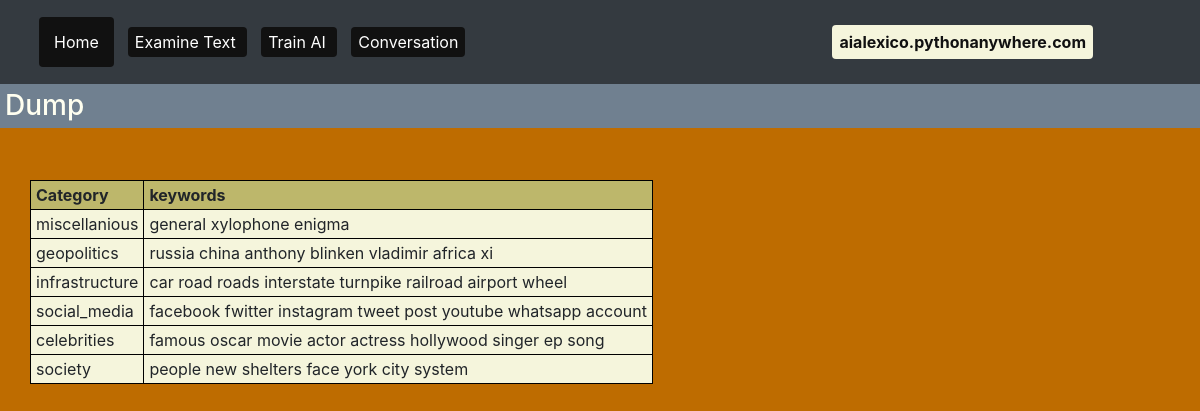
The page /dump on the database as committed earlier.
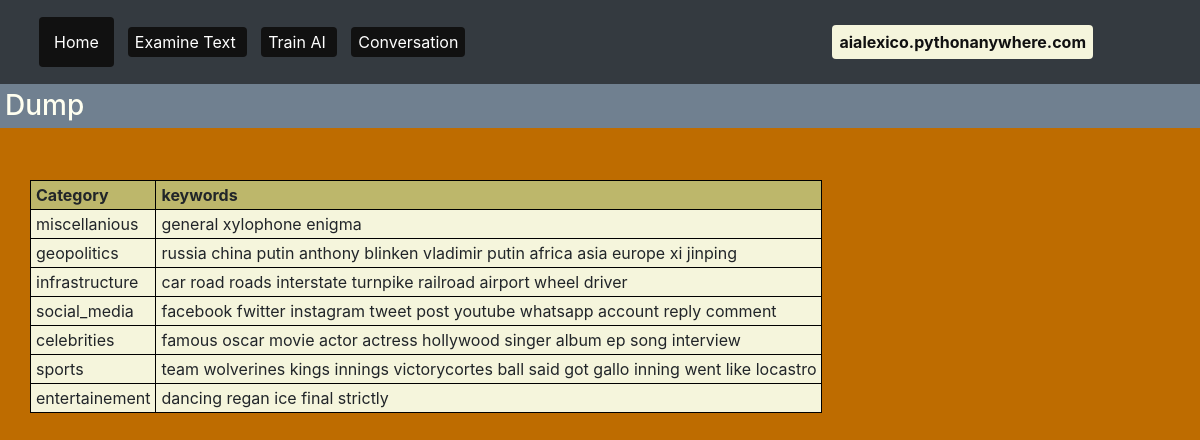
The same page on the database as committed later.
### tables this page shows
CREATE TABLE topics
        (topic_id integer primary key autoincrement,
        name text,
        word_list text);

### flask_app.py (the view)
@app.route('/dump')
def dump():
    ai_dict = get_ai_dict()
    return render_template("dump.html", ai_dict=ai_dict)

### db.py (called while the page is built)
def get_ai_dict():
    result = sql.execute("select * from topics")
    data = result.fetchall()
    output = {}
    for item in data:
        output[item[1]] = item[2]
    return output

### templates/dump.html (shortened to what this page needs)
{% extends 'layout.html' %}
{% set page_title="Dump" %}
{% block content %}
    <h3>Dump</h3>
    <br>
    <div class="container">
        <table>
            <tr><th>Category</th><th>keywords</th></tr>
            {% for key in ai_dict %}
            <tr>
                <td>{{key}}</td>
                <td>{{ai_dict[key]}}</td>
            </tr>
            {% endfor %}
        </table>
    </div>
{% endblock %}

Rows that differ between the two databases and show on the page:
changed topics "geopolitics": name+word_list "russia china anthony blinken vladimir africa xi" → "russia china putin anthony blinken vladimir putin africa asia europe xi jinping"
changed topics "infrastructure": name+word_list "car road roads interstate turnpike railroad airport wheel" → "car road roads interstate turnpike railroad airport wheel driver"
changed topics "social_media": name+word_list "facebook fwitter instagram tweet post youtube whatsapp account" → "facebook fwitter instagram tweet post youtube whatsapp account reply comment"
changed topics "celebrities": name+word_list "famous oscar movie actor actress hollywood singer ep song" → "famous oscar movie actor actress hollywood singer album ep song interview"
changed topics: name "society" → "sports"; name.word_list "people new shelters face york city system" → "team wolverines kings innings victorycortes ball said got gallo inning went like locastro"
added topics: name "entertainement", name+word_list "dancing regan ice final strictly"
